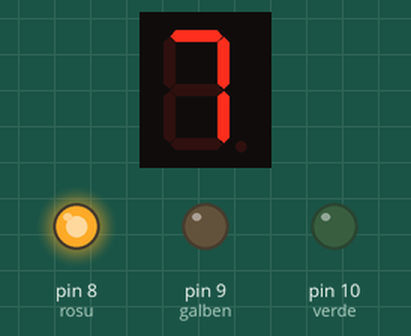
Recording of a sketch running on a simulated Arduino Uno, built with avr-gcc and run on an emulated ATmega328P. Parts: 1-digit seven-segment display, output pins drawn as LEDs (lit = HIGH). Wiring (inferred from the names in the program): 1-digit 7-segment display, segments lit when HIGH: segments pin 1, pin 2, pin 3, pin 4, pin 5, pin 6, pin 7. The segment pins are drawn as the display they are named for; pins used as bus, display or sensor lines are not drawn.

Above: at 0.1 s.
At 1.1 s:
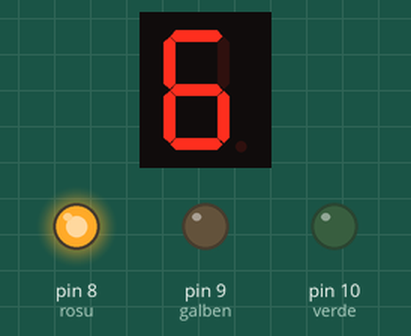
At 3.1 s:
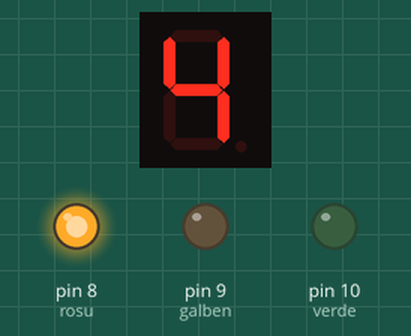
At 6.6 s:
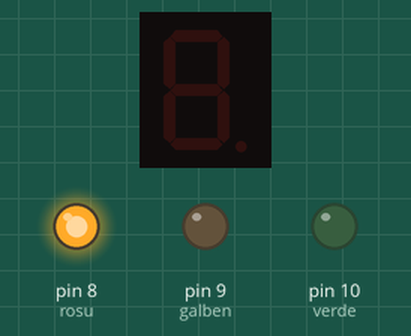
At 11.3 s:
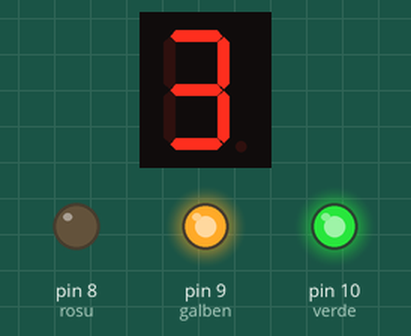
At 13.9 s:
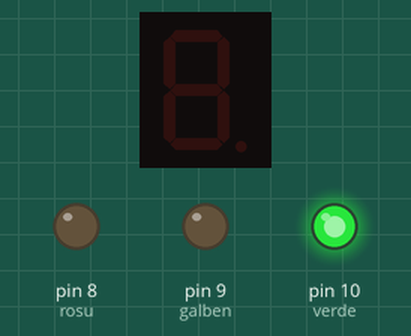
Timing chart, 0 to 37.4 s (numbered marks = the images above):
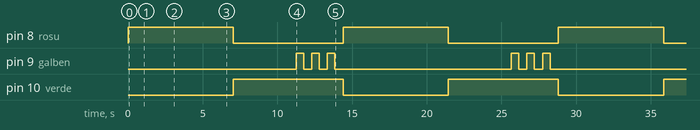

Measured:
- by itself, pin 8 (rosu): alternates HIGH for 7.1 s and LOW for 7.4 s
- by itself, pin 9 (galben): LOW → HIGH at 11.3 s, → LOW 0.50 s later, → HIGH 0.55 s later, → LOW 0.50 s later, … (12 changes in this stretch)
- by itself, pin 10 (verde): alternates HIGH for 7.4 s and LOW for 7.1 s
- what the display in image 1 shows lasts 0.5 s, from 1.0 s to 1.5 s
- what the display in image 3 shows lasts 0.6 s, from 6.5 s to 7.1 s

The sketch:

trafficlightcode.ino
```cpp
int a=1;
int b=2;
int c=3;
int d=4;
int e=5;
int f=6;
int g=7;
int rosu=8;
int galben=9;
int verde=10;
int i;


void setup() {
  pinMode(a,OUTPUT);
  pinMode(b,OUTPUT);
  pinMode(c,OUTPUT);
  pinMode(d,OUTPUT);
  pinMode(e,OUTPUT);
  pinMode(f,OUTPUT);
  pinMode(g,OUTPUT);
  pinMode(rosu,OUTPUT);
  pinMode(galben,OUTPUT);
  pinMode(verde,OUTPUT);


}
void numar(int n)
{
  switch(n){
    case(0):
    {
      digitalWrite(a,LOW);      digitalWrite(e,LOW);
      digitalWrite(b,LOW);      digitalWrite(f,LOW);
      digitalWrite(c,LOW);      digitalWrite(g,LOW);
      digitalWrite(d,LOW);
      break;


    }
    case(1):
    {
      digitalWrite(a,LOW);      digitalWrite(e,LOW);
      digitalWrite(b,HIGH);      digitalWrite(f,LOW);
      digitalWrite(c,HIGH);      digitalWrite(g,LOW);
      digitalWrite(d,LOW);
      break;


    }
     case(2):
    {
      digitalWrite(a,HIGH);
      digitalWrite(e,HIGH);
      digitalWrite(b,HIGH);
      digitalWrite(f,LOW);
      digitalWrite(c,LOW);
      digitalWrite(g,HIGH);
      digitalWrite(d,HIGH);
      break;


    } case(3):
    {
      digitalWrite(a,HIGH);      digitalWrite(e,LOW);
      digitalWrite(b,HIGH);      digitalWrite(f,LOW);
      digitalWrite(c,HIGH);      digitalWrite(g,HIGH);
      digitalWrite(d,HIGH);
      break;


    } case(4):
    {
      digitalWrite(a,LOW);      digitalWrite(e,LOW);
      digitalWrite(b,HIGH);      digitalWrite(f,HIGH);
      digitalWrite(c,HIGH);      digitalWrite(g,HIGH);
      digitalWrite(d,LOW);
      break;


    } case(5):
    {
      digitalWrite(a,HIGH);      digitalWrite(e,LOW);
      digitalWrite(b,LOW);      digitalWrite(f,HIGH);
      digitalWrite(c,HIGH);      digitalWrite(g,HIGH);
      digitalWrite(d,HIGH);
      break;


    } case(6):
    {
      digitalWrite(a,HIGH);      digitalWrite(e,HIGH);
      digitalWrite(b,LOW);      digitalWrite(f,HIGH);
      digitalWrite(c,HIGH);      digitalWrite(g,HIGH);
      digitalWrite(d,HIGH);
      break;

    } case(7):
    {
      digitalWrite(a,HIGH);      digitalWrite(e,LOW);
      digitalWrite(b,HIGH);      digitalWrite(f,LOW);
      digitalWrite(c,HIGH);      digitalWrite(g,LOW);
      digitalWrite(d,LOW);
      break;


    }


  }

}

void loop() {
  digitalWrite(verde,LOW);

digitalWrite(rosu,HIGH);
for(i=7;i>0;i--)
{
  numar(i);
  delay(500);
  numar(0);
  delay(500);
}
delay(50);
digitalWrite(verde,HIGH);
digitalWrite(rosu,LOW);
for(i=7;i>0;i--)
{
  if(i>=4){
  numar(i);
  delay(500);
  numar(0);
  delay(500);
  }
  else
  {
  numar(i);
  digitalWrite(galben,HIGH);
  delay(500);
  numar(0);
  digitalWrite(galben,LOW);
  delay(500);
  }
  delay(50);

}


}
```
